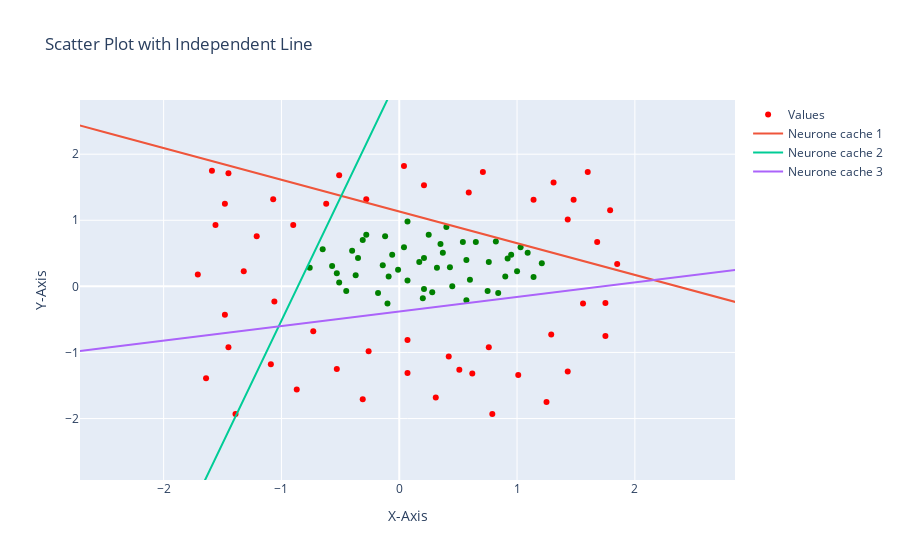

Notebook code for this chart:
### Code cell
main412(coucheCache=3)

### Figure 1 — Plotly figure (JSON) as saved in the notebook; plotly's stock layout.template omitted (floating-point values rounded to 4 significant figures; data arrays with more than 128 entries replaced by an {"elided": "..."} marker saying what was removed)
{"data": [{"marker": {"color": ["red", "red", "green", "green", "red", "green", "green", "red", "red", "red", "green", "green", "green", "green", "red", "green", "red", "red", "green", "green", "green", "red", "green", "red", "green", "green", "red", "green", "green", "red", "red", "green", "red", "red", "green", "red", "green", "green", "green", "red", "red", "red", "red", "green", "green", "green", "red", "red", "red", "green", "red", "green", "red", "green", "green", "red", "red", "green", "green", "red", "green", "green", "green", "red", "red", "green", "green", "green", "red", "red", "green", "red", "red", "red", "red", "red", "red", "red", "green", "green", "red", "red", "green", "green", "green", "green", "green", "red", "green", "green", "red", "red", "red", "red", "green", "green", "green", "red", "red", "red"]}, "mode": "markers", "name": "Values", "type": "scatter", "x": [-1.56, 1.43, 1.03, 0.21, -0.62, 1.21, -0.1, -1.59, -1.45, 0.79, 0.32, 0.57, 0.75, -0.09, 1.79, 0.2, 1.85, -0.53, -0.4, 0.45, 0.04, 0.07, -0.28, 0.21, 1.14, -0.51, -1.21, 0.35, -0.65, 1.48, 1.6, 0.82, -1.09, 1.75, -0.14, -1.39, 0.84, -0.35, -0.57, 0.51, -0.31, -1.48, -1.71, -0.31, 0.07, 0.92, 0.71, -1.45, 1.43, 0.6, 0.07, 0.76, -0.9, 0.07, 0.95, 1.31, -0.73, 0.17, -0.12, 1.14, -0.45, 0.21, -0.01, 0.04, -0.87, 0.57, 0.37, 0.43, 0.31, 1.25, 0.54, 1.29, 1.75, 0.42, -0.26, 1.01, -0.28, 0.62, 0.4, 0.28, -1.07, 1.56, 1, -0.06, -0.18, -0.53, 0.9, -0.51, -0.76, 0.25, 1.68, -1.48, -1.64, 0.76, 1.09, 0.65, -0.37, -1.06, 0.59, -1.32], "y": [0.93, -1.29, 0.59, -0.04, 1.25, 0.35, -0.26, 1.75, 1.71, -1.93, 0.28, 0.4, -0.07, 0.15, 1.15, -0.18, 0.34, -1.25, 0.54, 0, 0.59, -0.81, 0.78, 1.53, 0.14, 0.06, 0.76, 0.64, 0.56, 1.31, 1.73, 0.68, -1.18, -0.75, 0.32, -1.93, -0.1, 0.43, 0.31, -1.26, -1.71, 1.25, 0.18, 0.7, 0.98, 0.42, 1.73, -0.92, 1.01, 0.1, -1.31, 0.37, 0.93, 0.09, 0.48, 1.57, -0.68, 0.37, 0.76, 1.31, -0.07, 0.43, 0.25, 1.82, -1.56, -0.21, 0.51, 0.29, -1.68, -1.75, 0.67, -0.73, -0.25, -1.06, -0.98, -1.34, 1.32, -1.32, 0.9, -0.09, 1.32, -0.26, 0.23, 0.48, -0.1, 0.2, 0.15, 1.68, 0.28, 0.78, 0.67, -0.43, -1.39, -0.92, 0.51, 0.67, 0.17, -0.23, 1.42, 0.23]}, {"mode": "lines", "name": "Neurone cache 1", "type": "scatter", "x": {"elided": "400 float values"}, "y": {"elided": "400 float values"}}, {"mode": "lines", "name": "Neurone cache 2", "type": "scatter", "x": {"elided": "400 float values"}, "y": {"elided": "400 float values"}}, {"mode": "lines", "name": "Neurone cache 3", "type": "scatter", "x": {"elided": "400 float values"}, "y": {"elided": "400 float values"}}], "layout": {"title": {"text": "Scatter Plot with Independent Line"}, "xaxis": {"range": [-2.71, 2.85], "title": {"text": "X-Axis"}}, "yaxis": {"range": [-2.93, 2.82], "title": {"text": "Y-Axis"}}}}
